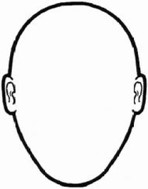
#> input picture Back-End/shapes/heart.jpg, 148 x 189 px, found by its file name
$ python portrait.py
#> lines starting #> are read from the running program, lines starting #| are printed output that depends on the picture
from PIL import Image, ImageDraw, ImageFilter

face_heart = Image.open('/Users/dhairyapat/Desktop/SIH/Portrait/default/face-shape/heart.jpg')
#> face_heart is the input picture: PIL image 148x189 RGB; min 0, max 255, mean 235.7
heart = face_heart.copy()

face_square = Image.open('/Users/dhairyapat/Desktop/SIH/Portrait/default/face-shape/square.jpg')
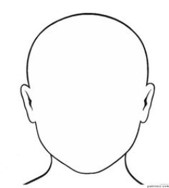
#> input picture Back-End/shapes/square.jpg, 169 x 188 px, found by its file name
#> face_square is the input picture: PIL image 169x188 RGB; min 6, max 255, mean 247.9
square = face_square.copy()

face_rounds = Image.open('/Users/dhairyapat/Desktop/SIH/Portrait/default/face-shape/round.jpg')
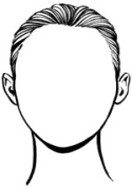
#> input picture Back-End/shapes/round.jpg, 132 x 188 px, found by its file name
#> face_rounds is the input picture: PIL image 132x188 RGB; min 0, max 255, mean 229.2
rounds = face_rounds.copy()

face_oval = Image.open('/Users/dhairyapat/Desktop/SIH/Portrait/default/face-shape/oval.jpg')
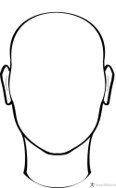
#> input picture Back-End/shapes/oval.jpg, 116 x 188 px, found by its file name
#> face_oval is the input picture: PIL image 116x188 RGB; min 0, max 255, mean 242.3
oval = face_oval.copy()

beard_cluster = "7"
moustache_cluster = "2"
eyebrow_cluster = "3"
eye_cluster = "3"
nose_cluster = "0"
lips_cluster = "4"

general_path = "/Users/dhairyapat/Desktop/SIH/Portrait/default/"
left_eyebrow_filename = general_path + "eyebrows-left/" + eyebrow_cluster + ".jpg"
right_eyebrow_filename = general_path + "eyebrows-right/" + eyebrow_cluster + ".jpg"
left_eye_filename = general_path + "eyes-left/" + eye_cluster + ".jpg"
right_eye_filename = general_path + "eyes-right/" + eye_cluster + ".jpg"
nose_filename = general_path + "nose/" + nose_cluster + ".jpg"
lips_filename = general_path + "lips/" + lips_cluster + ".jpg"

#> (the run stopped early here; a loop or call above may not have finished)
